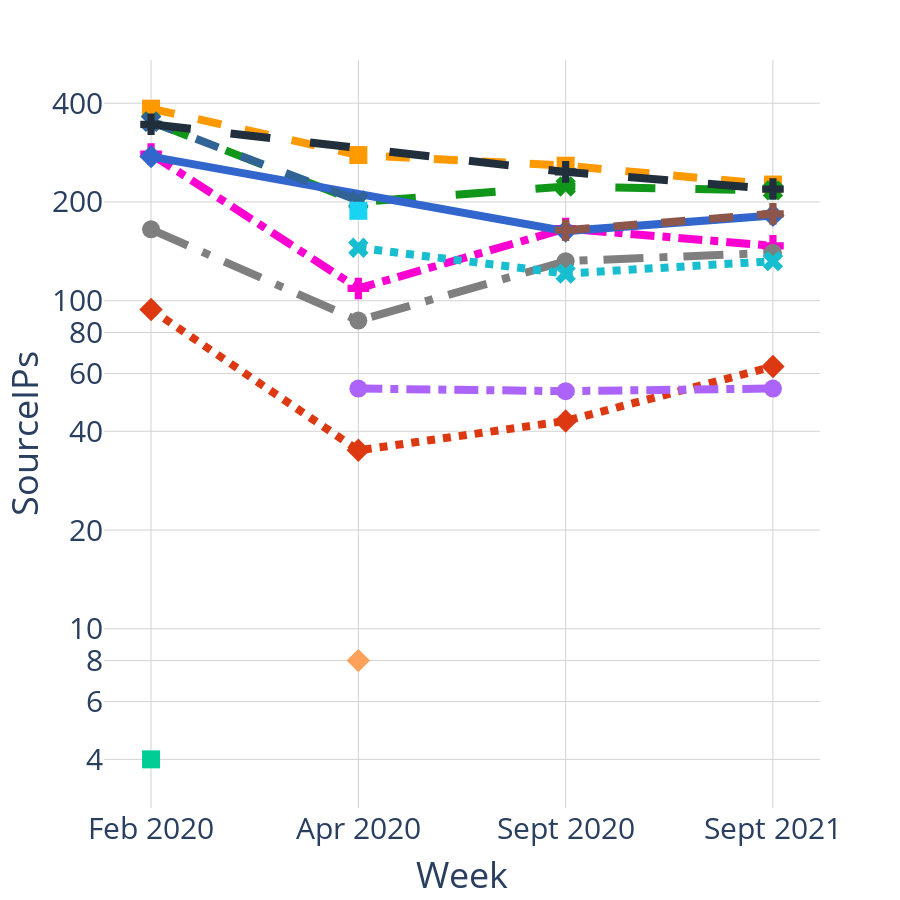

Notebook code cell kept with this figure:
### Code cell
import plotly.express as px
import pandas as pd

df_orgs_out = pd.read_csv('/Volumes/GoogleDrive/My Drive/Thesis/Plotly/category_Schulich_out_targets.csv')

fig_orgs_out_src_ips = px.line(df_orgs_out, x='Week', y='SourceIPs', log_y=True, color='TargetOrgs',
                             color_discrete_map={'APPLE': '#7f7f7f', 'NETFLIX': '#dc3912', 'AKAMAI': '#ff9900',
                                                 'CANARIE': '#fb00d1', 'FACEBOOK': '#3366cc', 'GOOGLE': '#109618',
                                                 'AMAZON': '#212E3C', 'FASTLY': '#8c564b', 'LEVEL3': '#17becf',
                                                 'MICROSOFT': '#990099', 'EDGECAST': '#316395',
                                                 'VALVE-CORPORATION': '#bcbd22'},
                             markers=True, line_dash='TargetOrgs', symbol='TargetOrgs', height=900)
fig_orgs_out_src_ips.update_layout(plot_bgcolor='white', font_size=30, showlegend=False)
fig_orgs_out_src_ips.update_xaxes(showgrid=True, gridwidth=1, gridcolor='LightGray')
fig_orgs_out_src_ips.update_yaxes(showgrid=True, gridwidth=1, gridcolor='LightGray',
                               tickvals=[4, 6, 8, 10, 20, 40, 60, 80, 100, 200, 400])
fig_orgs_out_src_ips.update_traces(line_width=8, marker_size=18)

fig_orgs_out_src_ips.show()

### Figure 1 — Plotly figure (JSON) as saved in the notebook; plotly's stock layout.template omitted (floating-point values rounded to 4 significant figures)
{"data": [{"hovertemplate": "TargetOrgs=MICROSOFT<br>Week=%{x}<br>SourceIPs=%{y}<extra></extra>", "legendgroup": "MICROSOFT", "line": {"color": "#990099", "dash": "solid", "width": 8}, "marker": {"size": 18, "symbol": "circle"}, "mode": "markers+lines", "name": "MICROSOFT", "orientation": "v", "showlegend": true, "type": "scatter", "x": ["Feb 2020"], "xaxis": "x", "y": [373], "yaxis": "y"}, {"hovertemplate": "TargetOrgs=NETFLIX<br>Week=%{x}<br>SourceIPs=%{y}<extra></extra>", "legendgroup": "NETFLIX", "line": {"color": "#dc3912", "dash": "dot", "width": 8}, "marker": {"size": 18, "symbol": "diamond"}, "mode": "markers+lines", "name": "NETFLIX", "orientation": "v", "showlegend": true, "type": "scatter", "x": ["Feb 2020", "Apr 2020", "Sept 2020", "Sept 2021"], "xaxis": "x", "y": [94, 35, 43, 63], "yaxis": "y"}, {"hovertemplate": "TargetOrgs=AKAMAI<br>Week=%{x}<br>SourceIPs=%{y}<extra></extra>", "legendgroup": "AKAMAI", "line": {"color": "#ff9900", "dash": "dash", "width": 8}, "marker": {"size": 18, "symbol": "square"}, "mode": "markers+lines", "name": "AKAMAI", "orientation": "v", "showlegend": true, "type": "scatter", "x": ["Feb 2020", "Apr 2020", "Sept 2020", "Sept 2021"], "xaxis": "x", "y": [385, 278, 258, 226], "yaxis": "y"}, {"hovertemplate": "TargetOrgs=GOOGLE<br>Week=%{x}<br>SourceIPs=%{y}<extra></extra>", "legendgroup": "GOOGLE", "line": {"color": "#109618", "dash": "longdash", "width": 8}, "marker": {"size": 18, "symbol": "x"}, "mode": "markers+lines", "name": "GOOGLE", "orientation": "v", "showlegend": true, "type": "scatter", "x": ["Feb 2020", "Apr 2020", "Sept 2020", "Sept 2021"], "xaxis": "x", "y": [352, 200, 223, 217], "yaxis": "y"}, {"hovertemplate": "TargetOrgs=CANARIE<br>Week=%{x}<br>SourceIPs=%{y}<extra></extra>", "legendgroup": "CANARIE", "line": {"color": "#fb00d1", "dash": "dashdot", "width": 8}, "marker": {"size": 18, "symbol": "cross"}, "mode": "markers+lines", "name": "CANARIE", "orientation": "v", "showlegend": true, "type": "scatter", "x": ["Feb 2020", "Apr 2020", "Sept 2020", "Sept 2021"], "xaxis": "x", "y": [280, 109, 166, 147], "yaxis": "y"}, {"hovertemplate": "TargetOrgs=APPLE<br>Week=%{x}<br>SourceIPs=%{y}<extra></extra>", "legendgroup": "APPLE", "line": {"color": "#7f7f7f", "dash": "longdashdot", "width": 8}, "marker": {"size": 18, "symbol": "circle"}, "mode": "markers+lines", "name": "APPLE", "orientation": "v", "showlegend": true, "type": "scatter", "x": ["Feb 2020", "Apr 2020", "Sept 2020", "Sept 2021"], "xaxis": "x", "y": [165, 87, 132, 140], "yaxis": "y"}, {"hovertemplate": "TargetOrgs=FACEBOOK<br>Week=%{x}<br>SourceIPs=%{y}<extra></extra>", "legendgroup": "FACEBOOK", "line": {"color": "#3366cc", "dash": "solid", "width": 8}, "marker": {"size": 18, "symbol": "diamond"}, "mode": "markers+lines", "name": "FACEBOOK", "orientation": "v", "showlegend": true, "type": "scatter", "x": ["Feb 2020", "Sept 2020", "Sept 2021"], "xaxis": "x", "y": [275, 163, 182], "yaxis": "y"}, {"hovertemplate": "TargetOrgs=ASN-GIGENET<br>Week=%{x}<br>SourceIPs=%{y}<extra></extra>", "legendgroup": "ASN-GIGENET", "line": {"color": "#00cc96", "dash": "dot", "width": 8}, "marker": {"size": 18, "symbol": "square"}, "mode": "markers+lines", "name": "ASN-GIGENET", "orientation": "v", "showlegend": true, "type": "scatter", "x": ["Feb 2020"], "xaxis": "x", "y": [4], "yaxis": "y"}, {"hovertemplate": "TargetOrgs=EDGECAST<br>Week=%{x}<br>SourceIPs=%{y}<extra></extra>", "legendgroup": "EDGECAST", "line": {"color": "#316395", "dash": "dash", "width": 8}, "marker": {"size": 18, "symbol": "x"}, "mode": "markers+lines", "name": "EDGECAST", "orientation": "v", "showlegend": true, "type": "scatter", "x": ["Feb 2020", "Apr 2020"], "xaxis": "x", "y": [351, 202], "yaxis": "y"}, {"hovertemplate": "TargetOrgs=AMAZON<br>Week=%{x}<br>SourceIPs=%{y}<extra></extra>", "legendgroup": "AMAZON", "line": {"color": "#212E3C", "dash": "longdash", "width": 8}, "marker": {"size": 18, "symbol": "cross"}, "mode": "markers+lines", "name": "AMAZON", "orientation": "v", "showlegend": true, "type": "scatter", "x": ["Feb 2020", "Sept 2020", "Sept 2021"], "xaxis": "x", "y": [345, 247, 219], "yaxis": "y"}, {"hovertemplate": "TargetOrgs=DROPBOX<br>Week=%{x}<br>SourceIPs=%{y}<extra></extra>", "legendgroup": "DROPBOX", "line": {"color": "#ab63fa", "dash": "dashdot", "width": 8}, "marker": {"size": 18, "symbol": "circle"}, "mode": "markers+lines", "name": "DROPBOX", "orientation": "v", "showlegend": true, "type": "scatter", "x": ["Apr 2020", "Sept 2020", "Sept 2021"], "xaxis": "x", "y": [54, 53, 54], "yaxis": "y"}, {"hovertemplate": "TargetOrgs=TWITCH<br>Week=%{x}<br>SourceIPs=%{y}<extra></extra>", "legendgroup": "TWITCH", "line": {"color": "#FFA15A", "dash": "longdashdot", "width": 8}, "marker": {"size": 18, "symbol": "diamond"}, "mode": "markers+lines", "name": "TWITCH", "orientation": "v", "showlegend": true, "type": "scatter", "x": ["Apr 2020"], "xaxis": "x", "y": [8], "yaxis": "y"}, {"hovertemplate": "TargetOrgs=HIGHWINDS<br>Week=%{x}<br>SourceIPs=%{y}<extra></extra>", "legendgroup": "HIGHWINDS", "line": {"color": "#19d3f3", "dash": "solid", "width": 8}, "marker": {"size": 18, "symbol": "square"}, "mode": "markers+lines", "name": "HIGHWINDS", "orientation": "v", "showlegend": true, "type": "scatter", "x": ["Apr 2020"], "xaxis": "x", "y": [188], "yaxis": "y"}, {"hovertemplate": "TargetOrgs=LEVEL3<br>Week=%{x}<br>SourceIPs=%{y}<extra></extra>", "legendgroup": "LEVEL3", "line": {"color": "#17becf", "dash": "dot", "width": 8}, "marker": {"size": 18, "symbol": "x"}, "mode": "markers+lines", "name": "LEVEL3", "orientation": "v", "showlegend": true, "type": "scatter", "x": ["Apr 2020", "Sept 2020", "Sept 2021"], "xaxis": "x", "y": [145, 121, 132], "yaxis": "y"}, {"hovertemplate": "TargetOrgs=FASTLY<br>Week=%{x}<br>SourceIPs=%{y}<extra></extra>", "legendgroup": "FASTLY", "line": {"color": "#8c564b", "dash": "dash", "width": 8}, "marker": {"size": 18, "symbol": "cross"}, "mode": "markers+lines", "name": "FASTLY", "orientation": "v", "showlegend": true, "type": "scatter", "x": ["Sept 2020", "Sept 2021"], "xaxis": "x", "y": [164, 184], "yaxis": "y"}], "layout": {"font": {"size": 30}, "height": 900, "legend": {"title": {"text": "TargetOrgs"}, "tracegroupgap": 0}, "margin": {"t": 60}, "plot_bgcolor": "white", "showlegend": false, "xaxis": {"anchor": "y", "domain": [0, 1], "gridcolor": "LightGray", "gridwidth": 1, "showgrid": true, "title": {"text": "Week"}}, "yaxis": {"anchor": "x", "domain": [0, 1], "gridcolor": "LightGray", "gridwidth": 1, "showgrid": true, "tickvals": [4, 6, 8, 10, 20, 40, 60, 80, 100, 200, 400], "title": {"text": "SourceIPs"}, "type": "log"}}}
